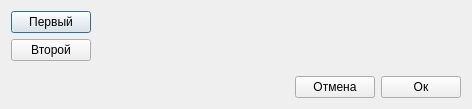
<?xml version="1.0" encoding="UTF-8"?>
<ui version="4.0">
 <class>ConnectDialog</class>
 <widget class="QDialog" name="ConnectDialog">
  <property name="geometry">
   <rect>
    <x>0</x>
    <y>0</y>
    <width>472</width>
    <height>109</height>
   </rect>
  </property>
  <property name="windowTitle">
   <string>Dialog</string>
  </property>
  <layout class="QVBoxLayout" name="verticalLayout" stretch="1,0">
   <item>
    <layout class="QFormLayout" name="formLayout">
     <item row="0" column="0">
      <widget class="QPushButton" name="first">
       <property name="text">
        <string>Первый</string>
       </property>
      </widget>
     </item>
     <item row="1" column="0">
      <widget class="QPushButton" name="second">
       <property name="text">
        <string>Второй</string>
       </property>
      </widget>
     </item>
     <item row="0" column="1">
      <widget class="QLabel" name="first_path">
       <property name="text">
        <string/>
       </property>
      </widget>
     </item>
     <item row="1" column="1">
      <widget class="QLabel" name="second_path">
       <property name="text">
        <string/>
       </property>
      </widget>
     </item>
    </layout>
   </item>
   <item>
    <layout class="QHBoxLayout" name="horizontalLayout">
     <item>
      <spacer name="horizontalSpacer">
       <property name="orientation">
        <enum>Qt::Horizontal</enum>
       </property>
       <property name="sizeHint" stdset="0">
        <size>
         <width>40</width>
         <height>20</height>
        </size>
       </property>
      </spacer>
     </item>
     <item>
      <widget class="QPushButton" name="reject">
       <property name="text">
        <string>Отмена</string>
       </property>
      </widget>
     </item>
     <item>
      <widget class="QPushButton" name="accept">
       <property name="text">
        <string>Ок</string>
       </property>
      </widget>
     </item>
    </layout>
   </item>
  </layout>
 </widget>
 <resources/>
 <connections/>
</ui>
